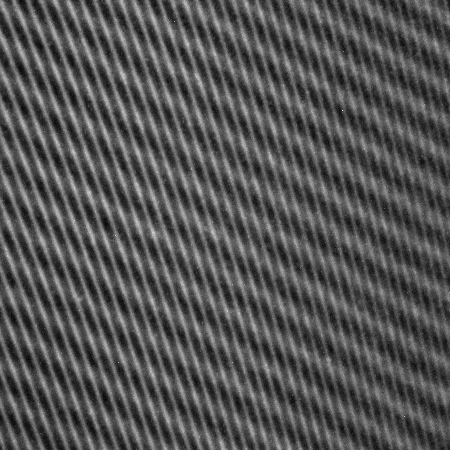
%> input picture experiment/2.bmp, 450 x 450 px
$ octave ECWT_FOR_DEFLETOMATRY.m   (GNU Octave 9; MATLAB toolbox functions it lacks are replaced by stand-ins)
%> lines starting %> are read from the running program, lines starting %| are printed output that depends on the picture
### ECWT_FOR_DEFLETOMATRY/utils/EWTC4Def.m
function [ewtc,mfb,Bw,Bt] = EWTC4Def(image)
    %%%%%%%%%%%%%%%%%%%%%%%%%%%%%%%%%%%%%%%%%%%%%%%%%%%%%%%%%%%%%%%%%%%%%%%
    % function [ewtc,mfb,Bw,Bt] = EWTC4Def(image)
    %
    % This function performs the Empirical Curvelet Transform for fringe
    % separatio of transparent element.
    %
    % Input:
    % image: input image (MUST BE SQUARE)
    % params: structure containing the following parameters:
    %
    % Output:
    % ewtc: cell containing each filtered output subband (ewtc{1} is the
    %   lowpass subband the next ewtc{s}{t} are the bandpass filtered
    %   images corresponds to the scales and t to the direction)
    % mfb: cell containing the set of empirical filters in the Fourier
    %   domain (the indexation is the same as ewtc above)
    % Bw: list of the detected scale boundaries
    % Bt: list of the detected angle boundaries
    %
    % Author: Peide Yang / 202406 / Version 1.0
    %
    % Institution: Shanghai Engineering Research Center
    %              of Ultra-Precision Optical Manufacturing,
    %              School of Information Science and Technology,
    %              Fudan University
    %
    % Algorithm is based on Empirical Wavelet Transforms code by Jerome
    % Gilles and (Pseudo) Polar transform code by Michael Elad:
    % https://ww2.mathworks.cn/matlabcentral/fileexchange/
    % 42141-empirical-wavelet-transforms
    %
    % Ref. [1] Recognition and separation of fringe patterns in
    %          deflectometric measurement of transparent elements based on
    %          empirical curvelet transform
    %      [2] J.Gilles, "Empirical wavelet transform", IEEE Trans.
    %          Signal Processing, 2013.
    %      [3] J.Gilles, G.Tran, S.Osher "2D Empirical transforms.
    %          Wavelets, Ridgelets and Curvelets Revisited", SIAM Journal
    %          on Imaging Sciences, Vol.7, No.1, 157--186, 2014.
    %      [4] J. Delon, A. Desolneux, J-L. Lisani and A-B. Petro, A non
    %          parametric approach for histogram segmentation, IEEE
    %          Transactions on Image Processing, vol.16, no 1, pp.253-261,
    %          Jan. 2007.
    %      [5] Averbuch, Amir, Ronald R. Coifman, David L. Donoho, Michael
    %          Elad and Moshe Israeli. "Fast and accurate Polar Fourier
    %          transform." Applied and Computational Harmonic Analysis 21
    %          (2006): 145-167.
    %%%%%%%%%%%%%%%%%%%%%%%%%%%%%%%%%%%%%%%%%%%%%%%%%%%%%%%%%%%%%%%%%%%%%%%
%% Apply a window function to the image and make sure the image is square
[H, W]=size(image);
originalImage = image;
Window = hamming(H) * hamming(W)';
image = image .* Window;
assert(H == W, 'Error: the image is not square');

%% Pseudo Polar FFT
image_PseudoFFT = PPFFT(image);

%% Defind the first scale (the low-pass filter)
indexppfft= IndexPPFFT(fftshift(abs(image_PseudoFFT')),'mean');
LL=round(length(indexppfft)/2);

boundariesW = 4; % it has to be an integer
Bw1 = boundariesW * pi / LL;

%% Find the anglar boundaries
indexppfft = IndexPPFFT(abs(image_PseudoFFT(floor(size(image_PseudoFFT,1)/2)+boundariesW(1):end,:)),'meanmax');
indexppfft = mapminmax(indexppfft,0,6000);

% Detect the angular boundaries use FTC_Seg method and find the top two maximum
boundaries = FTC_Seg([indexppfft,indexppfft,indexppfft],0);
boundaries = boundaries( ...
    (boundaries >= length(indexppfft)) & (boundaries <= 2 * length(indexppfft)));
boundaries = boundaries - length(indexppfft);
boundaries(boundaries == 0) = 1;
MaximumInTheInterval = zeros(1,length(boundaries));
for i =1:length(boundaries)-1
    [MaximumInTheInterval(i)] = max(indexppfft(boundaries(i):boundaries(i+1)));
    [MaximumInTheInterval(i+1)] = max([indexppfft(1:boundaries(1)),indexppfft(boundaries(end):end)]);
end
max_pos = zeros(1,length(MaximumInTheInterval));
for i = 1:length(MaximumInTheInterval)
    max_pos(i) = find(indexppfft == MaximumInTheInterval(i));
end
max_pos = sort(max_pos,2,"ascend");
MaximumInTheInterval = indexppfft(max_pos);
top_two_local_max_index = find_top_two_local_max_index_1D(MaximumInTheInterval);
top_two_local_max_pos = max_pos(top_two_local_max_index);
corase_select_boundaries = findClosestSmallerIndices(boundaries, top_two_local_max_pos);
corase_select_boundaries_pos = boundaries(corase_select_boundaries);
corase_select_boundaries = unique([corase_select_boundaries,corase_select_boundaries+1]);
corase_select_boundaries(corase_select_boundaries > length(boundaries)) = 1;
corase_select_boundaries = sort(corase_select_boundaries,'ascend');
boundaries = unique(boundaries(corase_select_boundaries));
corase_select_boundaries_pos(indexppfft(corase_select_boundaries_pos) > 2000) = [];
boundaries(indexppfft(boundaries) > 2000) = [];


% [8 lines of commented-out code are left out]

%% Compute the meanmax spectrum with respect to the angles to find the radial boundaries
% we detect the scales per angular sector , only detect the sectors which
% have the maximum
Bt = (boundaries-1)*pi/length(indexppfft)-3*pi/4;
Bw=cell(length(boundaries)+1,1);
Bw{1}=Bw1;
select_angle_num = 0;
for t=1:length(boundaries)-1
    if any(boundaries(t)==corase_select_boundaries_pos)
    % spectrum on the given angular range
    indexppfft = IndexPPFFT(abs(image_PseudoFFT((boundariesW(1)+ ...
        floor(size(image_PseudoFFT,1)/2)):end,boundaries(t):boundaries(t+1)))','meanmax');
    indexppfft = mapminmax(indexppfft,0,10000);
    % Detect the boundaries in radial direction
    bounds = FTC_Seg(indexppfft,0);
    if length(bounds)>=2 && any(bounds>300)
        [max_of_the_last_mode,max_pos_of_the_last_mode] = max(indexppfft(bounds(end-1):bounds(end)));
        denoiseIndex = find(indexppfft(bounds(end-1)+max_pos_of_the_last_mode:end) < 0.01*max_of_the_last_mode ...
            , 1, 'first'); % Limit the radial boundaries
        bounds = sort([bounds,bounds(end-1)+max_pos_of_the_last_mode+denoiseIndex+10]);
    end
    bounds = abs(bounds);
    bounds(bounds > 300)=300;
    Bw{t+1} = (boundariesW(1) + bounds)*pi/LL;
% [8 lines of commented-out code are left out]
    select_angle_num = select_angle_num + 1;
    end
end

% last one
if select_angle_num < 2
    indexppfft=sum(abs(image_PseudoFFT(( ...
    boundariesW(1)+floor(size(image_PseudoFFT,1)/2)):end, ...
    boundaries(end):end)),2)+sum(abs(image_PseudoFFT(( ...
    boundariesW(1)+floor(size(image_PseudoFFT,1)/2)):end, ...
    1:boundaries(1))),2);
    % Detect the boundaries
    indexppfft = mapminmax(indexppfft',0,10000);
    bounds = FTC_Seg(indexppfft,0);
    if length(bounds)>=2
        [max_of_the_last_mode,max_pos_of_the_last_mode] = max(indexppfft(bounds(end-1):bounds(end)));
        denoiseIndex = find(indexppfft(bounds(end-1)+max_pos_of_the_last_mode:end) < 0.01*max_of_the_last_mode ...
            , 1, 'first');
        bounds = sort([bounds,bounds(end-1)+max_pos_of_the_last_mode+denoiseIndex+10]);
        if any(bounds>length(indexppfft))
            bounds(bounds>length(indexppfft)) = length(indexppfft);
        end
    end
% [8 lines of commented-out code are left out]

    Bw{end} = (boundariesW(1)+bounds)*pi/LL;
end

% Set an upper bound for the empty Bw
drop_idx = 0;
for i = 2:length(Bw)
    if isempty(Bw{i})
        Bw{i} = 3;
        drop_idx = [drop_idx,i];
    else
        Bw{i} = unique(Bw{i});
    end
end

% Build the filter bank
mfb = EWT2D_Curvelet_FilterBank(Bw,Bt,W,H,3);

% Filter the original image to extract each subband
ff=fft2(originalImage);

% Extract the low frequencies first
ewtc = cell(length(mfb),1);
ewtc{1} = ifft2(conj(mfb{1}).*ff);

% Extract the other frequencies
n = 1;
for s=2:length(mfb)
    if s ~= drop_idx
        for t=1:length(mfb{s})
            ewtc{n} = real(ifft2(conj(mfb{s}{t}).*ff));
            n = n + 1;
        end
    end
end
end

### ECWT_FOR_DEFLETOMATRY/utils/PPFFT.m
function Y=PPFFT(X,S1,S2)

%=====================================================================
% This function performs a Recto (Pseudo) Polar transform on a 2D signal X given on a
% Cartesian grid. If X is N*N, the output will have 2NS1 by 2NS2 output
% values. If the input is not square, it is squared before the transform.
% Also, the size is increased so as to get even number of rows and columns.
%
% Synopsis: Y=PPFFT(X,S1,S2)
%
% Inputs -    X      N*N matrix in cartesian grid, (n is assumed to be even)
%                  S1   oversampling factor along the rays
%                  S2   oversampling factor along the slopes (e.g. angles)
% Outputs - Y      (2*S1*N)*(2*S2*N) matrix (theta,r)
%
% Example:
%       This shows that the obtained transform matches the brute-force one
%       N=16; X=randn(N,N); X(N/4:3*N/4,N/4:3*N/4)=1;
%       [XC,YC]=Create_Oversampled_Grid('D',[N,pi,5,3],'.r');
%       tic; Y_slow=Brute_Force_Transform(X,XC,YC); toc;
%       tic; Y_fast=PPFFT(X,5,3); toc;
%       figure(1); clf;
%       subplot(2,2,1); imagesc(real(Y_fast)); xlabel('Fast - real part');
%       subplot(2,2,2); imagesc(imag(Y_fast)); xlabel('Fast - imaginary part');
%       subplot(2,2,3); imagesc(real(Y_slow)); xlabel('Slow - real part');
%       subplot(2,2,4); imagesc(imag(Y_slow)); xlabel('Slow - imaginary part');
%       disp(['Error between fast and slow: ',num2str(max(abs(Y_fast(:)-Y_slow(:))))]);
%
%       This shows the relation between the PPFFT and the matrix transform
%       N=16; X=randn(N,N)+sqrt(-1)*randn(N,N);
%       Yf=PPFFT(X,1,1);
%       [xc,yc]=Create_Oversampled_Grid('D',[N,pi,1,1],'');
%       T=Transform_Matrix(N,N,xc,yc);
%       Yc=T*X(:);
%       plot([real(Yf)-real(reshape(Yc,[32,32]))']); % there is a transpose relation
%       plot([imag(Yf)-imag(reshape(Yc,[32,32]))']); % there is a transpose relation
%
% Written on March 20th, 2005 by Michael Elad.
%=====================================================================

if nargin==1
    S1=1; S2=1;
end

%------------------------------------------------------------------------------------------------------------------------------
% Stage 1: Checking input size and defining the sizes of the input/output arrays
%------------------------------------------------------------------------------------------------------------------------------
[N1,N2]=size(X);
N=ceil(max(N1,N2)/2)*2;
Xnew=zeros(N,N);
Xnew(N/2-floor(N1/2)+1:N/2-floor(N1/2)+N1,N/2-floor(N2/2)+1:N/2-floor(N2/2)+N2)=X;
X=Xnew;
Y=zeros(2*S1*N,2*S2*N); % The output array

%------------------------------------------------------------------------------------------------------------------------------
% Stage 2: Constructing quadrant 1 and 3
%------------------------------------------------------------------------------------------------------------------------------
f_tilde=fft([X; zeros((S1*2-1)*N,N)],[],1);
f_tilde=fftshift(f_tilde,1);
f_tilde=[f_tilde, zeros(2*S1*N,N*(S2-1))];
for ll=-N*S1:1:N*S1-1
     Y(ll+N*S1+1,S2*N:-1:1)=My_FRFT_Centered(f_tilde(ll+N*S1+1,:),ll/(N^2*S1*S2)).';
end

%------------------------------------------------------------------------------------------------------------------------------
% Stage 3: Constructing quadrant 2 and 4
%------------------------------------------------------------------------------------------------------------------------------
f_tilde=fft([X, zeros(N,(S1*2-1)*N)],[],2);
f_tilde=fftshift(f_tilde,2);
f_tilde=f_tilde.';
f_tilde=[f_tilde, zeros(2*S1*N,N*(S2-1))];
for ll=-N*S1:1:N*S1-1
     Factor=exp(i*2*pi*(0:1:S2*N-1)*(N*S2/2-1)*ll/(N^2*S1*S2));
     Y(ll+N*S1+1,S2*N+1:2*N*S2)=My_FRFT(f_tilde(ll+N*S1+1,:).*Factor,ll/(N^2*S1*S2)).';
end

return;

### ECWT_FOR_DEFLETOMATRY/ECWT_FOR_DEFLETOMATRY.m
%%%%%%%%%%%%%%%%%%%%%%%%%%%%%%%%%%%%%%%%%%%%%%%%%%%%%%%%%%%%%%%%%%%%%%%%%%%
% This is a demo to perform the Empirical Curvelet Transform for fringe
% separation of transparent elements.
%
% Author: Peide Yang / 202406 / Version 1.0
%
% Institution: Shanghai Engineering Research Center
%              of Ultra-Precision Optical Manufacturing,
%              School of Information Science and Technology,
%              Fudan University
%
% Algorithm is based on Empirical Wavelet Transforms code by Jerome Gilles
% and (Pseudo) Polar transform code by Michael Elad:
% https://ww2.mathworks.cn/matlabcentral/fileexchange/
% 42141-empirical-wavelet-transforms
% Ref. [1] Recognition and separation of fringe patterns in
%          deflectometric measurement of transparent elements based on
%          empirical curvelet transform
%      [2] J.Gilles, "Empirical wavelet transform", IEEE Trans.
%          Signal Processing, 2013.
%      [3] J.Gilles, G.Tran, S.Osher "2D Empirical transforms.
%          Wavelets, Ridgelets and Curvelets Revisited", SIAM Journal
%          on Imaging Sciences, Vol.7, No.1, 157--186, 2014.
%      [4] J. Delon, A. Desolneux, J-L. Lisani and A-B. Petro, A non
%          parametric approach for histogram segmentation, IEEE
%          Transactions on Image Processing, vol.16, no 1, pp.253-261,
%          Jan. 2007.
%      [5] Averbuch, Amir, Ronald R. Coifman, David L. Donoho, Michael Elad
%          and Moshe Israeli. "Fast and accurate Polar Fourier transform."
%          Applied and Computational Harmonic Analysis 21 (2006): 145-167.
%%%%%%%%%%%%%%%%%%%%%%%%%%%%%%%%%%%%%%%%%%%%%%%%%%%%%%%%%%%%%%%%%%%%%%%%%%%
clear;clf;close all;clc;
addpath '.\utils'
addpath '.\Empirical Wavelet Transforms'
addpath '.\experiment'
addpath '.\simulation'

img = mat2gray(im2double(imread('./experiment/2.bmp')));
%> img: size 450x450 double; min 0, max 1, mean 0.329
[H,W] = size(img);
%> H = 450; W = 450
padsize = 24;
img = padarray(img, [padsize,padsize], "replicate",'both');
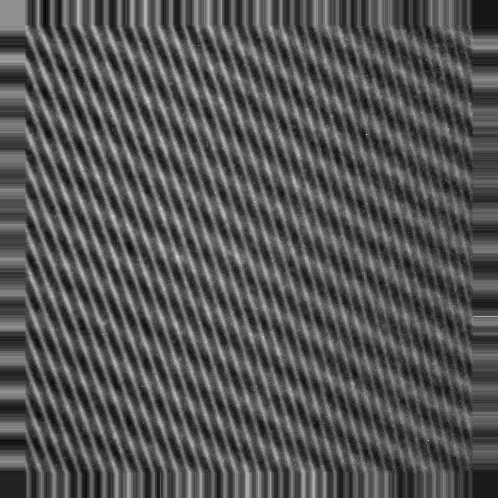
%> img: size 498x498 double; min 0, max 1, mean 0.326
Window = hamming(size(img,1)) * hamming(size(img,2))';
s_image = img .* Window;
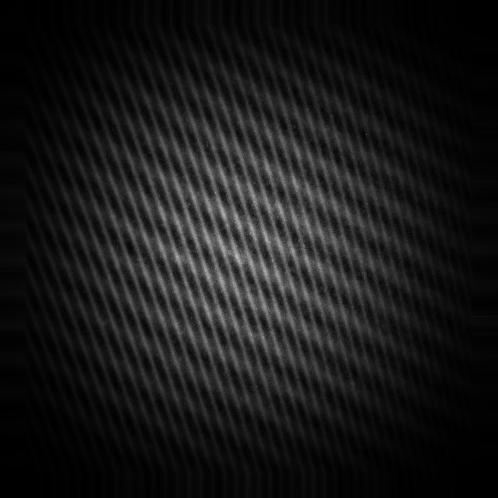
%> s_image: size 498x498 double; min 0, max 0.74, mean 0.0985
ff=log(1+fftshift(abs(fft2(s_image))));
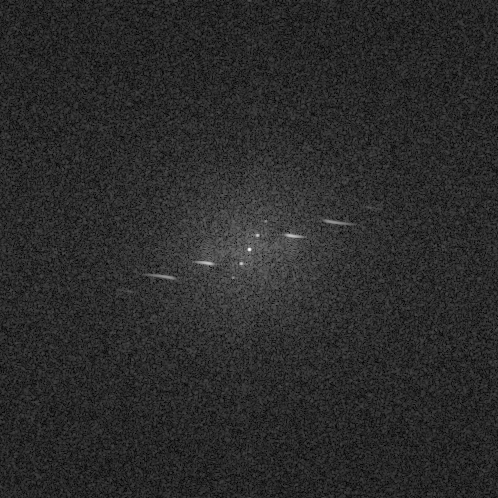
%> ff: size 498x498 double; min 0.025, max 10.1, mean 1.73; drawn with min black and max white
figure;
subplot(121);imagesc(s_image);
title('the image used for filter bank construction');colorbar;colormap gray;
subplot(122);imagesc(ff);
title('Fourier transform of the windowed image');colorbar; colormap gray ;
%% perform ECWT for deflectometry
[ewtc,mfb,Bw,Bt] = EWTC4Def(img);
%> the run ends on the next line

$ run again, with experiment/1.bmp copied over experiment/2.bmp
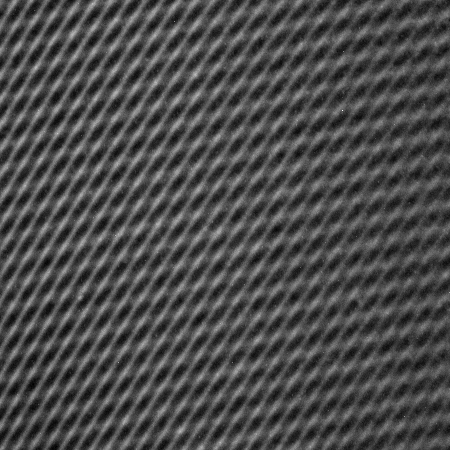
%> input picture experiment/1.bmp, 450 x 450 px
%> `s_image = img .* Window;`:
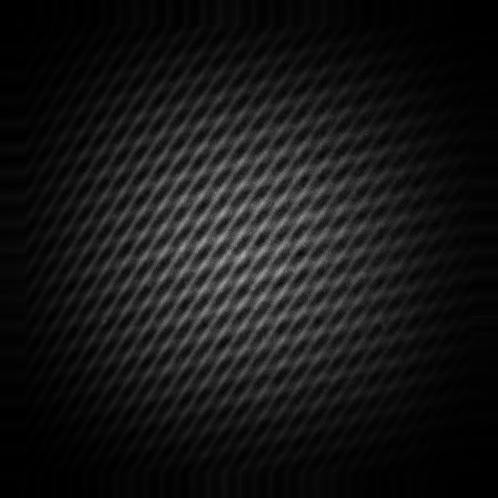
%> s_image: size 498x498 double; min 0, max 0.665, mean 0.0882
%> `ff=log(1+fftshift(abs(fft2(s_image))));`:
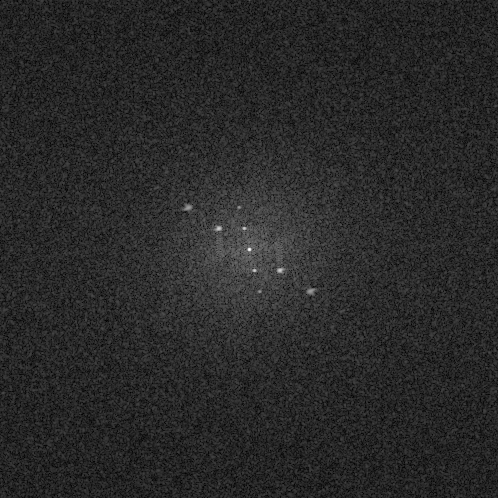
%> ff: size 498x498 double; min 0.016, max 9.99, mean 1.64; drawn with min black and max white

$ run again, with experiment/3.bmp copied over experiment/2.bmp
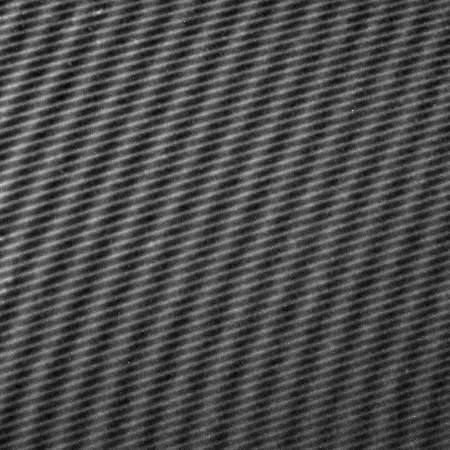
%> input picture experiment/3.bmp, 450 x 450 px
%> `s_image = img .* Window;`:
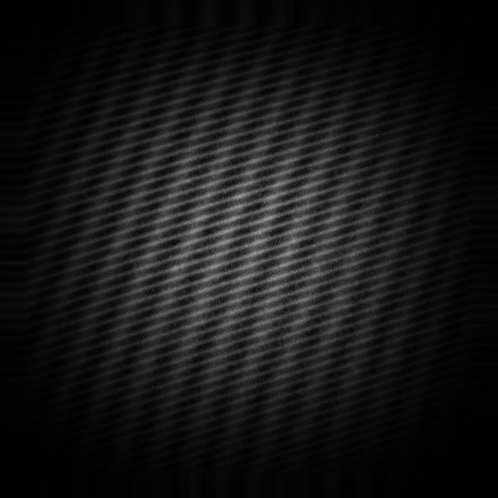
%> s_image: size 498x498 double; min 0, max 0.635, mean 0.088
%> `ff=log(1+fftshift(abs(fft2(s_image))));`:
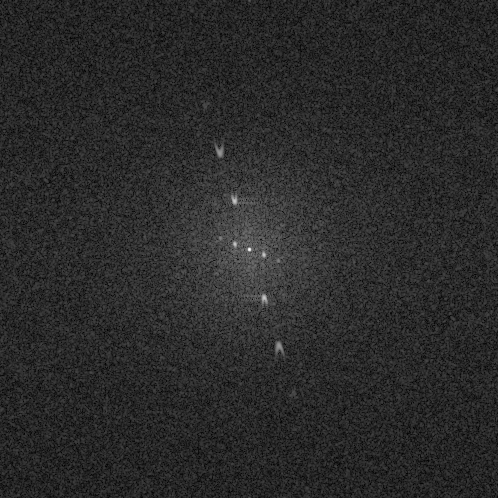
%> ff: size 498x498 double; min 0.0118, max 9.99, mean 1.68; drawn with min black and max white

$ run again, with experiment/4.bmp copied over experiment/2.bmp
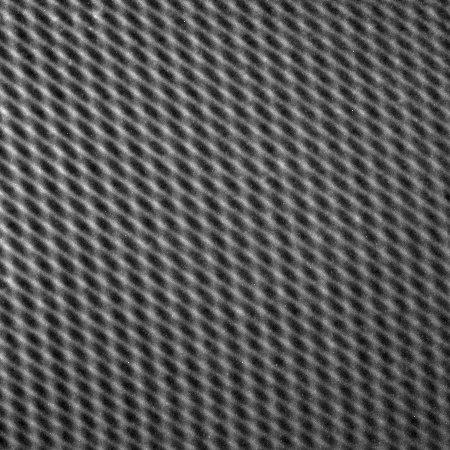
%> input picture experiment/4.bmp, 450 x 450 px
%> `s_image = img .* Window;`:
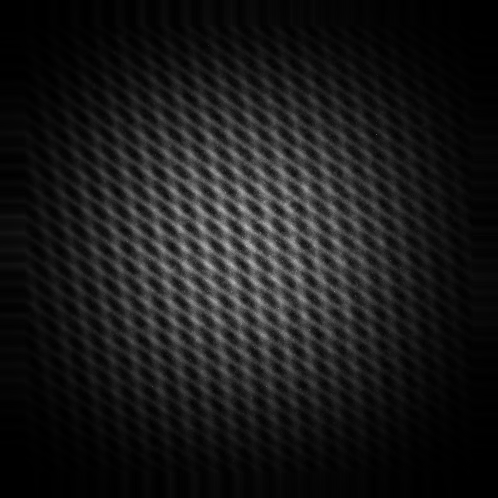
%> s_image: size 498x498 double; min 0, max 0.729, mean 0.0998
%> `ff=log(1+fftshift(abs(fft2(s_image))));`:
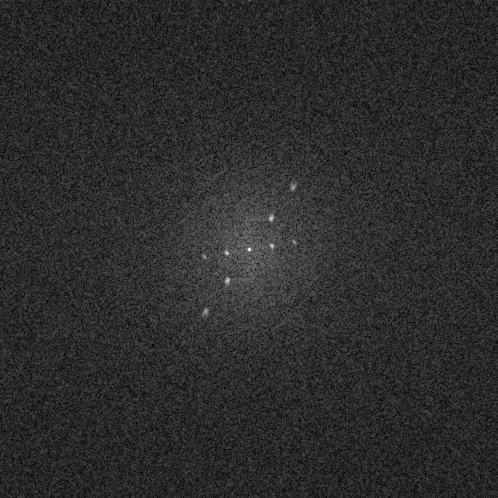
%> ff: size 498x498 double; min 0.0224, max 10.12, mean 1.78; drawn with min black and max white
